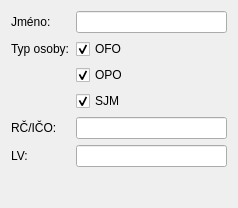
<?xml version="1.0" encoding="UTF-8"?>
<ui version="4.0">
 <class>VlastniciSearchForm</class>
 <widget class="QWidget" name="VlastniciSearchForm">
  <property name="geometry">
   <rect>
    <x>0</x>
    <y>0</y>
    <width>238</width>
    <height>208</height>
   </rect>
  </property>
  <property name="windowTitle">
   <string>Form</string>
  </property>
  <layout class="QGridLayout" name="gridLayout">
   <item row="0" column="0">
    <widget class="QLabel" name="label">
     <property name="text">
      <string>Jméno:</string>
     </property>
    </widget>
   </item>
   <item row="0" column="1">
    <widget class="QLineEdit" name="jmenoLineEdit"/>
   </item>
   <item row="1" column="0">
    <widget class="QLabel" name="label_4">
     <property name="text">
      <string>Typ osoby:</string>
     </property>
    </widget>
   </item>
   <item row="1" column="1">
    <widget class="QCheckBox" name="ofoCheckBox">
     <property name="sizePolicy">
      <sizepolicy hsizetype="Preferred" vsizetype="Fixed">
       <horstretch>0</horstretch>
       <verstretch>0</verstretch>
      </sizepolicy>
     </property>
     <property name="text">
      <string>OFO</string>
     </property>
     <property name="checked">
      <bool>true</bool>
     </property>
    </widget>
   </item>
   <item row="2" column="1">
    <widget class="QCheckBox" name="opoCheckBox">
     <property name="sizePolicy">
      <sizepolicy hsizetype="Preferred" vsizetype="Fixed">
       <horstretch>0</horstretch>
       <verstretch>0</verstretch>
      </sizepolicy>
     </property>
     <property name="text">
      <string>OPO</string>
     </property>
     <property name="checked">
      <bool>true</bool>
     </property>
    </widget>
   </item>
   <item row="3" column="1">
    <widget class="QCheckBox" name="sjmCheckBox">
     <property name="sizePolicy">
      <sizepolicy hsizetype="Preferred" vsizetype="Fixed">
       <horstretch>0</horstretch>
       <verstretch>0</verstretch>
      </sizepolicy>
     </property>
     <property name="text">
      <string>SJM</string>
     </property>
     <property name="checked">
      <bool>true</bool>
     </property>
    </widget>
   </item>
   <item row="4" column="0">
    <widget class="QLabel" name="label_2">
     <property name="text">
      <string>RČ/IČO:</string>
     </property>
    </widget>
   </item>
   <item row="4" column="1">
    <widget class="QLineEdit" name="rcIcoLineEdit"/>
   </item>
   <item row="6" column="1">
    <spacer name="verticalSpacer">
     <property name="orientation">
      <enum>Qt::Vertical</enum>
     </property>
     <property name="sizeHint" stdset="0">
      <size>
       <width>20</width>
       <height>40</height>
      </size>
     </property>
    </spacer>
   </item>
   <item row="5" column="0">
    <widget class="QLabel" name="label_3">
     <property name="text">
      <string>LV:</string>
     </property>
    </widget>
   </item>
   <item row="5" column="1">
    <widget class="QLineEdit" name="lvVlastniciLineEdit"/>
   </item>
  </layout>
 </widget>
 <resources/>
 <connections/>
</ui>
